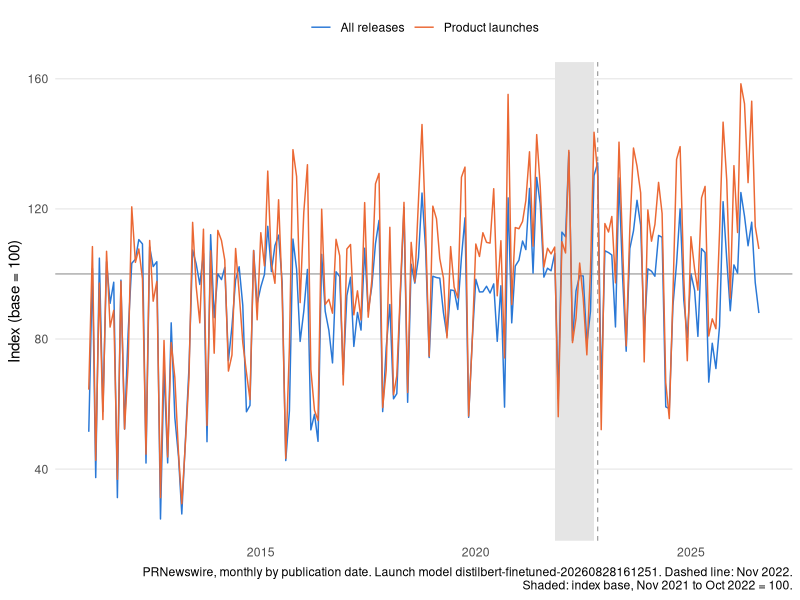
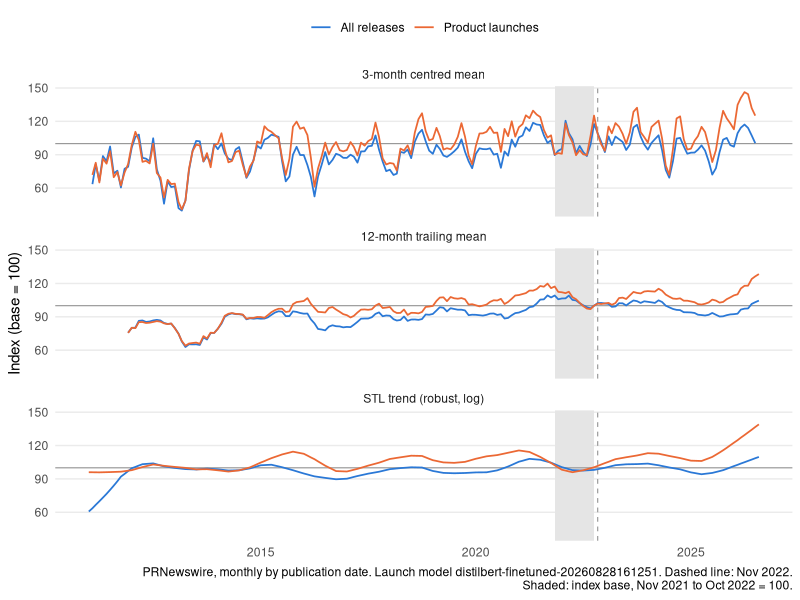
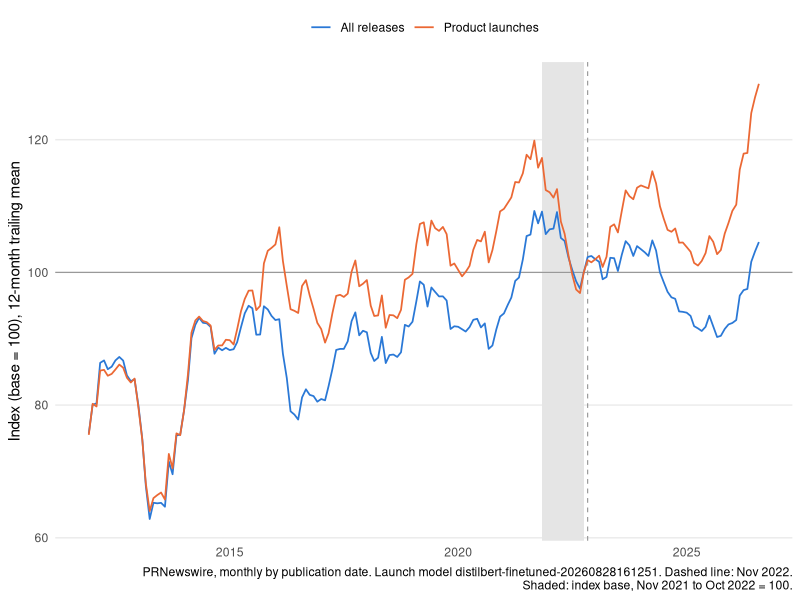
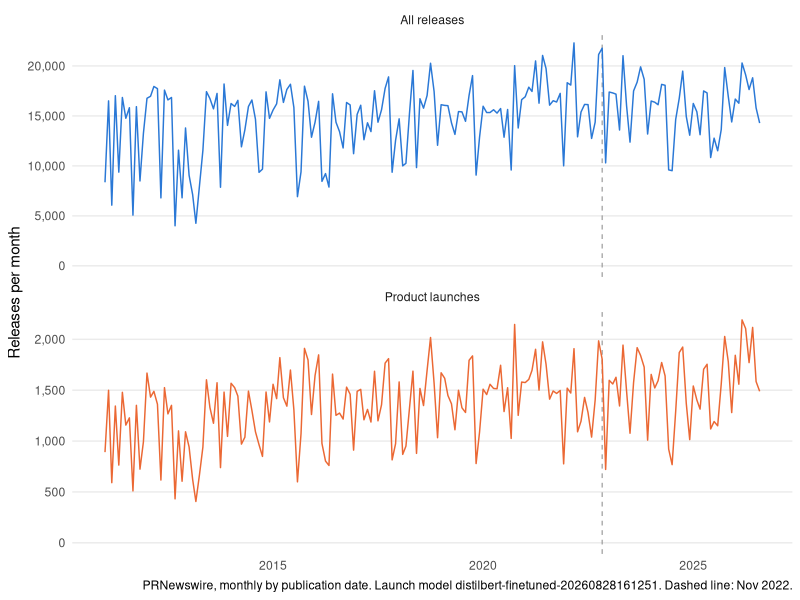
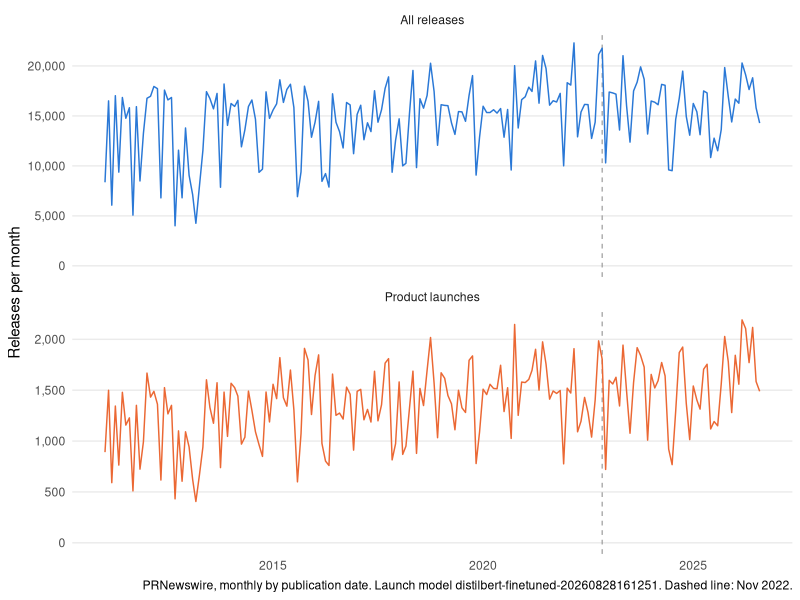
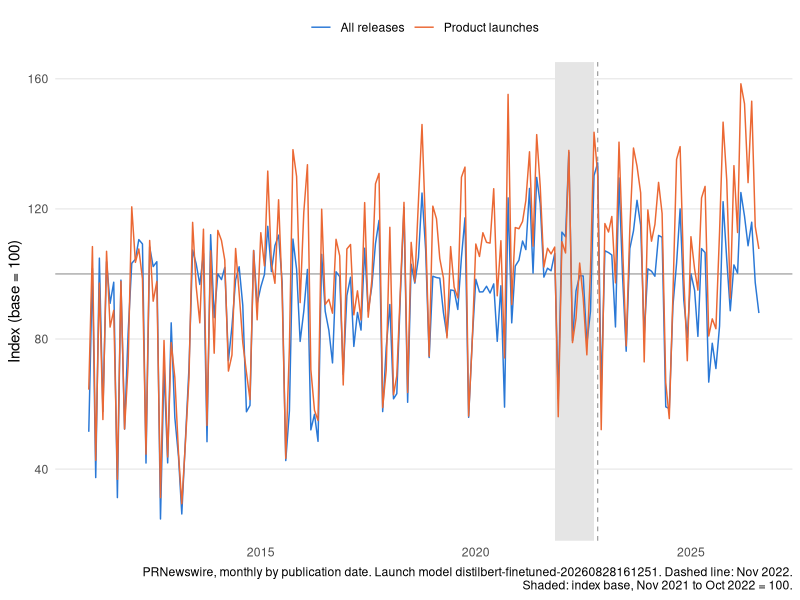
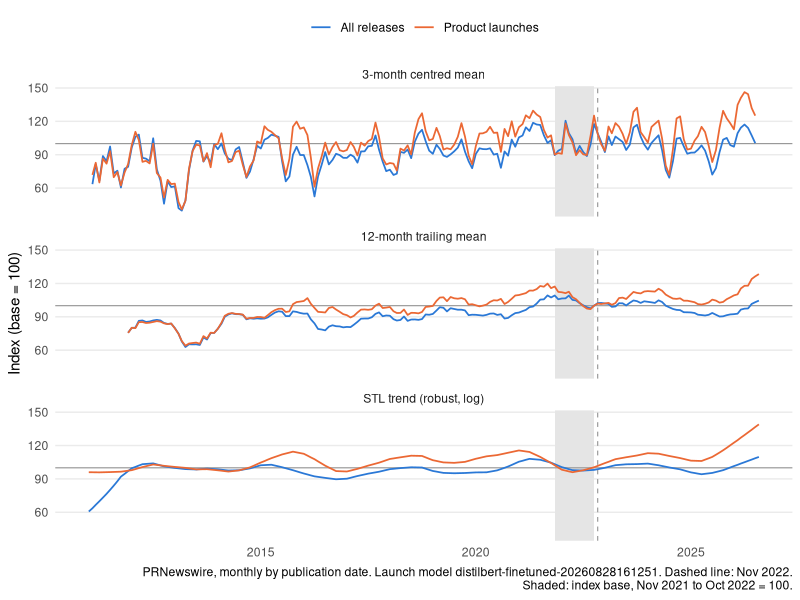
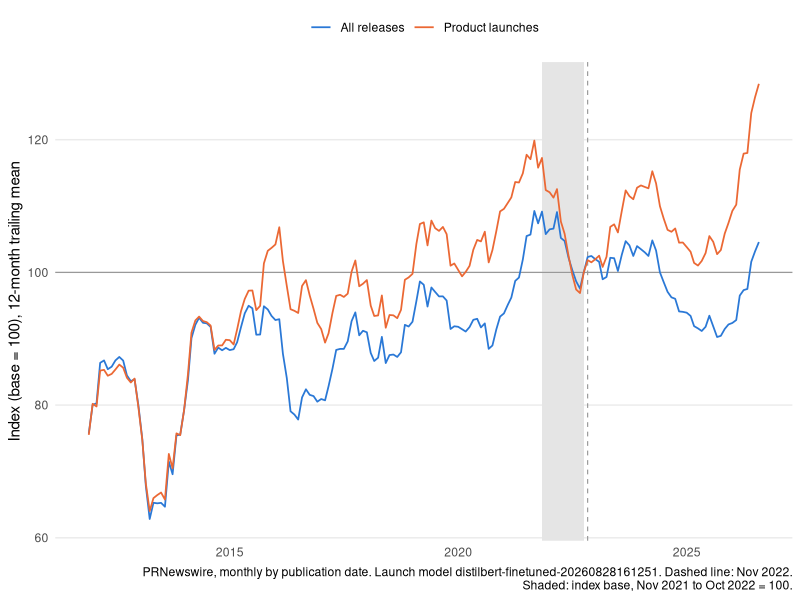

Here is the R script that generated these plots, in order:
library(data.table)
library(ggplot2)
pdf(NULL)

setwd(dirname(normalizePath(sub("--file=", "", grep("--file=", commandArgs(), value = TRUE)))))

d <- fread("monthly.csv")
# Pre-2011 coverage is thin; the last month is still being scraped
d <- d[month >= "2011-01" & month < max(month)]
d[, date := as.IDate(paste0(month, "-01"))]

long <- melt(d, id.vars = "date", measure.vars = c("total", "launch"), variable.name = "series", value.name = "n")
long[, series := factor(series, c("total", "launch"), c("All releases", "Product launches"))]
stopifnot(uniqueN(long$date) == length(seq(min(long$date), max(long$date), by = "month")))

# Index base: mean of the 12 months before Nov 2022
base_from <- as.IDate("2021-11-01")
base_to <- as.IDate("2022-10-01")
long[, base := mean(n[date >= base_from & date <= base_to]), by = series]
long[, index := 100 * n / base]

# Smoothers: centred 3-month and trailing 12-month means, and the trend of a robust STL on log counts
# (robust weights discount months with scraping gaps)
smooth <- long[, .(
	date,
	`3-month centred mean` = frollmean(n, 3, align = "center"),
	`12-month trailing mean` = frollmean(n, 12),
	`STL trend (robust, log)` = exp(stl(ts(log(n), frequency = 12), s.window = 13, robust = TRUE)$time.series[, "trend"]),
	base
), by = series]
smooth <- melt(smooth, id.vars = c("series", "date", "base"), variable.name = "method", value.name = "n", na.rm = TRUE)
smooth[, index := 100 * n / base]

cols <- c("All releases" = "#2a78d6", "Product launches" = "#eb6834")
chatgpt <- geom_vline(xintercept = as.IDate("2022-11-01"), linetype = "dashed", colour = "grey60", linewidth = 0.4)
theme_set(theme_minimal(base_size = 11) + theme(
	panel.grid.minor = element_blank(), panel.grid.major.x = element_blank(),
	legend.position = "top", legend.title = element_blank(),
	plot.background = element_rect(fill = "white", colour = NA)
))
caption <- sprintf("PRNewswire, monthly by publication date. Launch model %s. Dashed line: Nov 2022.", d$launch_version[1])
base_band <- annotate("rect", xmin = base_from, xmax = base_to, ymin = -Inf, ymax = Inf, fill = "grey90")
index_caption <- paste(caption, "Shaded: index base, Nov 2021 to Oct 2022 = 100.", sep = "\n")

ggplot(long, aes(date, n, colour = series)) +
	chatgpt +
	geom_line(linewidth = 0.5) +
	facet_wrap(~series, ncol = 1, scales = "free_y") +
	scale_colour_manual(values = cols, guide = "none") +
	scale_y_continuous(labels = scales::comma, limits = c(0, NA)) +
	labs(x = NULL, y = "Releases per month", caption = caption)
ggsave("counts.png", width = 9, height = 6, dpi = 150)

ggplot(long, aes(date, index, colour = series)) +
	base_band +
	geom_hline(yintercept = 100, colour = "grey60", linewidth = 0.4) +
	chatgpt +
	geom_line(linewidth = 0.5) +
	scale_colour_manual(values = cols) +
	labs(x = NULL, y = "Index (base = 100)", caption = index_caption)
ggsave("index.png", width = 9, height = 5, dpi = 150)

ggplot(smooth, aes(date, index, colour = series)) +
	base_band +
	geom_hline(yintercept = 100, colour = "grey60", linewidth = 0.4) +
	chatgpt +
	geom_line(linewidth = 0.6) +
	facet_wrap(~method, ncol = 1) +
	scale_colour_manual(values = cols) +
	labs(x = NULL, y = "Index (base = 100)", caption = index_caption)
ggsave("smooth.png", width = 9, height = 9, dpi = 150)

ggplot(smooth[method == "12-month trailing mean"], aes(date, index, colour = series)) +
	base_band +
	geom_hline(yintercept = 100, colour = "grey60", linewidth = 0.4) +
	chatgpt +
	geom_line(linewidth = 0.6) +
	scale_colour_manual(values = cols) +
	labs(x = NULL, y = "Index (base = 100), 12-month trailing mean", caption = index_caption)
ggsave("smooth_12m.png", width = 9, height = 5, dpi = 150)
